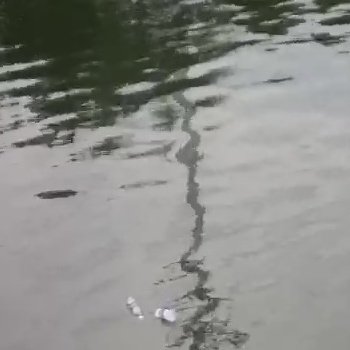
//> input picture Frequency_Saliency/94.jpg, 350 x 350 px, given in place of 1.jpg, which was not available
$ ./main   (built with g++ and OpenCV 4)
//> lines starting //> are read from the running program, lines starting //| are printed output that depends on the picture; pictures that were not available may be replaced by others from this repository, and a replacement may not be noted
// [20 lines of commented-out code are left out]


#include "opencv2/opencv.hpp"

using namespace cv;

//将幅度归一，相角保持不变
void one_amplitude(Mat &complex_r, Mat &complex_i, Mat &dst)
{
	Mat temp[] = { Mat::zeros(complex_r.size(),CV_32FC1), Mat::zeros(complex_r.size(),CV_32FC1) };
	float realv = 0.0, imaginv = 0.0;
	for (int i = 0; i < complex_r.cols; i++) {
		for (int j = 0; j < complex_r.rows; j++) {
			realv = complex_r.at<float>(i, j);
			imaginv = complex_i.at<float>(i, j);
			float distance = sqrt(realv*realv + imaginv * imaginv);
			temp[0].at<float>(i, j) = realv / distance;
			temp[1].at<float>(i, j) = imaginv / distance;
		}
	}
	merge(temp, 2, dst);
}

//将相角归一，幅值保持不变
void one_angel(Mat &complex_r, Mat &complex_i, Mat &dst)
{
	Mat temp[] = { Mat::zeros(complex_r.size(),CV_32FC1), Mat::zeros(complex_r.size(),CV_32FC1) };
	float realv = 0.0, imaginv = 0.0;
	for (int i = 0; i < complex_r.cols; i++) {
		for (int j = 0; j < complex_r.rows; j++) {
			realv = complex_r.at<float>(i, j);
			imaginv = complex_i.at<float>(i, j);
			float distance = sqrt(realv*realv + imaginv * imaginv);
			temp[0].at<float>(i, j) = distance / sqrt(2);
			temp[1].at<float>(i, j) = distance / sqrt(2);
		}
	}
	merge(temp, 2, dst);
}

//使用1的幅值和2的相位合并
void mixed_amplitude_with_phase(Mat &real1, Mat &imag1, Mat &real2, Mat &imag2, Mat &dst)
{
	if (real1.size() != real2.size()) {
		std::cerr << "image don't ==" << std::endl;
		return;
	}
	Mat temp[] = { Mat::zeros(real1.size(),CV_32FC1), Mat::zeros(real1.size(),CV_32FC1) };
	float realv1 = 0.0, imaginv1 = 0.0, realv2 = 0.0, imaginv2 = 0.0;
	for (int i = 0; i < real1.cols; i++) {
		for (int j = 0; j < real1.rows; j++) {
			realv1 = real1.at<float>(i, j);
			imaginv1 = imag1.at<float>(i, j);
			realv2 = real2.at<float>(i, j);
			imaginv2 = imag2.at<float>(i, j);
			float distance1 = sqrt(realv1*realv1 + imaginv1 * imaginv1);
			float distance2 = sqrt(realv2*realv2 + imaginv2 * imaginv2);
			temp[0].at<float>(i, j) = (realv2*distance1) / distance2;
			temp[1].at<float>(i, j) = (imaginv2*distance1) / distance2;
		}
	}
	merge(temp, 2, dst);
}

//使用1的相位和2的幅值合并
void mixed_phase_with_amplitude(Mat &real1, Mat &imag1, Mat &real2, Mat &imag2, Mat &dst)
{
	if (real1.size() != real2.size()) {
		std::cerr << "image don't ==" << std::endl;
		return;
	}
	Mat temp[] = { Mat::zeros(real1.size(),CV_32FC1), Mat::zeros(real1.size(),CV_32FC1) };
	float realv1 = 0.0, imaginv1 = 0.0, realv2 = 0.0, imaginv2 = 0.0;
	for (int i = 0; i < real1.cols; i++) {
		for (int j = 0; j < real1.rows; j++) {
			realv1 = real1.at<float>(i, j);
			imaginv1 = imag1.at<float>(i, j);
			realv2 = real2.at<float>(i, j);
			imaginv2 = imag2.at<float>(i, j);
			float distance1 = sqrt(realv1*realv1 + imaginv1 * imaginv1);
			float distance2 = sqrt(realv2*realv2 + imaginv2 * imaginv2);
			temp[0].at<float>(i, j) = (realv1*distance2) / distance1;
			temp[1].at<float>(i, j) = (imaginv1*distance2) / distance1;
		}
	}
	merge(temp, 2, dst);
}

cv::Mat fourior_inverser(Mat &_complexim)
{
	Mat dst;
	Mat iDft[] = { Mat::zeros(_complexim.size(),CV_32F),Mat::zeros(_complexim.size(),CV_32F) };//创建两个通道，类型为float，大小为填充后的尺寸
	idft(_complexim, _complexim);//傅立叶逆变换
	split(_complexim, iDft);//结果貌似也是复数
	magnitude(iDft[0], iDft[1], dst);//分离通道，主要获取0通道
//    dst += Scalar::all(1);                    // switch to logarithmic scale
//    log(dst, dst);
	//归一化处理，float类型的显示范围为0-255,255为白色，0为黑色
	normalize(dst, dst, 0, 255, NORM_MINMAX);
	dst.convertTo(dst, CV_8U);
	return dst;
}

void move_to_center(Mat &center_img)
{
	int cx = center_img.cols / 2;
	int cy = center_img.rows / 2;
	Mat q0(center_img, Rect(0, 0, cx, cy));
	Mat q1(center_img, Rect(cx, 0, cx, cy));
	Mat q2(center_img, Rect(0, cy, cx, cy));
	Mat q3(center_img, Rect(cx, cy, cx, cy));

	Mat tmp;
	q0.copyTo(tmp);
	q3.copyTo(q0);
	tmp.copyTo(q3);

	q1.copyTo(tmp);
	q2.copyTo(q1);
	tmp.copyTo(q2);
}

void fast_dft(cv::Mat &src_img, cv::Mat &real_img, cv::Mat &ima_img)
{
	src_img.convertTo(src_img, CV_32FC1);


	int oph = getOptimalDFTSize(src_img.rows);
	int opw = getOptimalDFTSize(src_img.cols);
	Mat padded;
	copyMakeBorder(src_img, padded, 0, oph - src_img.rows, 0, opw - src_img.cols,
		BORDER_CONSTANT, Scalar::all(0));

	Mat temp[] = { padded, Mat::zeros(padded.size(),CV_32FC1) };
	Mat complexI;
	merge(temp, 2, complexI);
	dft(complexI, complexI);
	split(complexI, temp);
	temp[0].copyTo(real_img);
	temp[1].copyTo(ima_img);
}

int main(int argc, char *argv[])
{
	Mat image = imread("1.jpg", IMREAD_GRAYSCALE);
//> image: 350 rows x 350 cols, CV_8UC1; min 30, max 252, mean 139.4
	Mat image2 = imread("2.jpg", IMREAD_GRAYSCALE);
	if (image.empty() || image2.empty())
		return -1;
	imshow("woman_src", image);
	//resize(image2, image2, cv::Size(), 0.5, 0.5);
	imshow("sqrt_src", image2);

	Mat woman_real, woman_imag;
	Mat sqrt_real, sqrt_imag;

	fast_dft(image, woman_real, woman_imag);
//> in fast_dft, `copyMakeBorder(src_img, padded, 0, oph - src_img.rows, 0, opw - src_im..`:
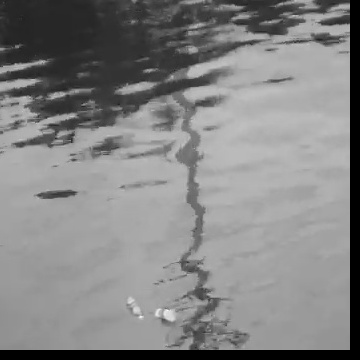
//> padded: 360 rows x 360 cols, CV_32FC1; min 0, max 252, mean 131.8
//> in fast_dft, `Mat temp[] = { padded, Mat::zeros(padded.size(),CV_32FC1) };`: temp[1]: 360 rows x 360 cols, CV_32FC1; every value is 0
	fast_dft(image2, sqrt_real, sqrt_imag);

	Mat img_range, img_angle;
	one_amplitude(woman_real, woman_imag, img_range);
//> the loop in one_amplitude, `for (int i = 0; i < complex_r.cols; i++)` made 360 passes
//> (realv, imaginv) on passes 1 to 3: (-344568.8, -1249079), (-885516.6, -311741.2), (-374954.6, 334840.6)
//> after the loop in one_amplitude, `for (int i = 0; i < complex_r.cols; i++)`:
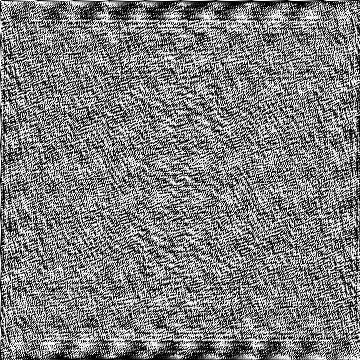
//> temp[0]: 360 rows x 360 cols, CV_32FC1; min -1, max 1, mean -0.00688; drawn with min black and max white
//> after the loop in one_amplitude, `for (int i = 0; i < complex_r.cols; i++)`:
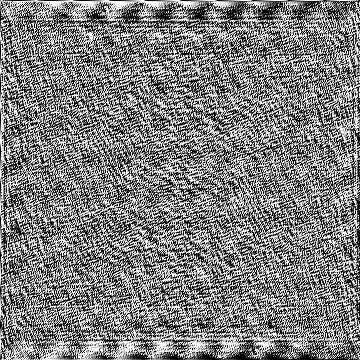
//> temp[1]: 360 rows x 360 cols, CV_32FC1; min -1, max 1, mean -2.71e-09; drawn with min black and max white
//> after the loop in one_amplitude, `for (int i = 0; i < complex_r.cols; i++)`: realv = 1118030.5; imaginv = -78964.2
	one_angel(woman_real, woman_imag, img_angle);
//> the loop in one_angel, `for (int i = 0; i < complex_r.cols; i++)` made 360 passes
//> after the loop in one_angel, `for (int i = 0; i < complex_r.cols; i++)`:
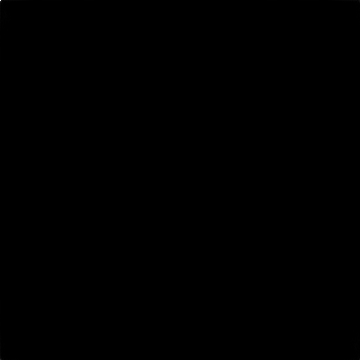
//> temp[0]: 360 rows x 360 cols, CV_32FC1; min 1.84, max 12078382, mean 2152; drawn with min black and max white
//> after the loop in one_angel, `for (int i = 0; i < complex_r.cols; i++)`: realv = 1118030.5; imaginv = -78964.2

	Mat woman_amp2sqrt_angle, sqrt_amp2woman_angle;
	mixed_amplitude_with_phase(woman_real, woman_imag,
		sqrt_real, sqrt_imag, woman_amp2sqrt_angle);
//> the loop in mixed_amplitude_with_phase, `for (int i = 0; i < real1.cols; i++)` made 360 passes
//> (realv1, imaginv1, realv2, imaginv2) on passes 1 to 3: (-344568.8, -1249079, -344568.8, -1249079), (-885516.6, -311741.2, -885516.6, -311741.2), (-374954.6, 334840.6, -374954.6, 334840.6)
//> after the loop in mixed_amplitude_with_phase, `for (int i = 0; i < real1.cols; i++)`: realv1 = 1118030.5; imaginv1 = -78964.2; realv2 = 1118030.5; imaginv2 = -78964.2
	mixed_phase_with_amplitude(woman_real, woman_imag,
		sqrt_real, sqrt_imag, sqrt_amp2woman_angle);
//> the loop in mixed_phase_with_amplitude, `for (int i = 0; i < real1.cols; i++)` made 360 passes
	Mat amplitude, angle, amplitude_src;
	magnitude(woman_real, woman_imag, amplitude);
	phase(woman_real, woman_imag, angle);
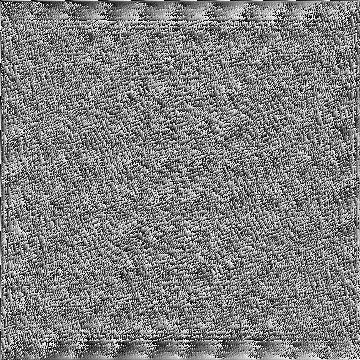
//> angle: 360 rows x 360 cols, CV_32FC1; min 0, max 6.28, mean 3.14; drawn with min black and max white
//    cartToPolar(temp[0], temp[1],amplitude, angle);

	move_to_center(amplitude);

	divide(amplitude, amplitude.cols*amplitude.rows, amplitude_src);
	imshow("amplitude_src", amplitude_src);

	amplitude += Scalar::all(1);
	log(amplitude, amplitude);
	normalize(amplitude, amplitude, 0, 255, NORM_MINMAX);
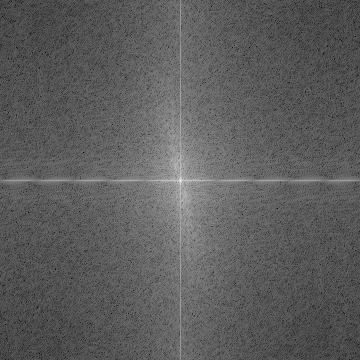
//> amplitude: 360 rows x 360 cols, CV_32FC1; min 0, max 255, mean 93.5
	amplitude.convertTo(amplitude, CV_8U);
//> amplitude: 360 rows x 360 cols, CV_8UC1
	imshow("amplitude", amplitude);

	normalize(angle, angle, 0, 255, NORM_MINMAX);
	angle.convertTo(angle, CV_8U);
//> angle: 360 rows x 360 cols, CV_8UC1
	imshow("angle", angle);

	//*******************************************************************

	Mat inverse_amp = fourior_inverser(img_range);
	Mat inverse_angle = fourior_inverser(img_angle);
	Mat inverse_dst1 = fourior_inverser(woman_amp2sqrt_angle);
//> in fourior_inverser (call 3), `split(_complexim, iDft);`:
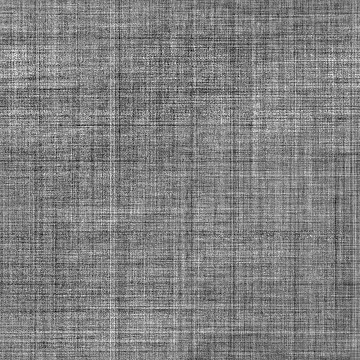
//> iDft[1]: 360 rows x 360 cols, CV_32FC1; min -3.99, max 3.91, mean -4.71e-10; drawn with min black and max white
	Mat inverse_dst2 = fourior_inverser(sqrt_amp2woman_angle);
	move_to_center(inverse_angle);
	imshow("inverse_angle", inverse_amp);
	imshow("inverse_amp", inverse_angle);
	imshow("woman_amp2sqrt_angle", inverse_dst1);
	imshow("sqrt_amp2woman_angle", inverse_dst2);

	imwrite("phase.jpg", angle);
	waitKey(0);

	return 1;
}
